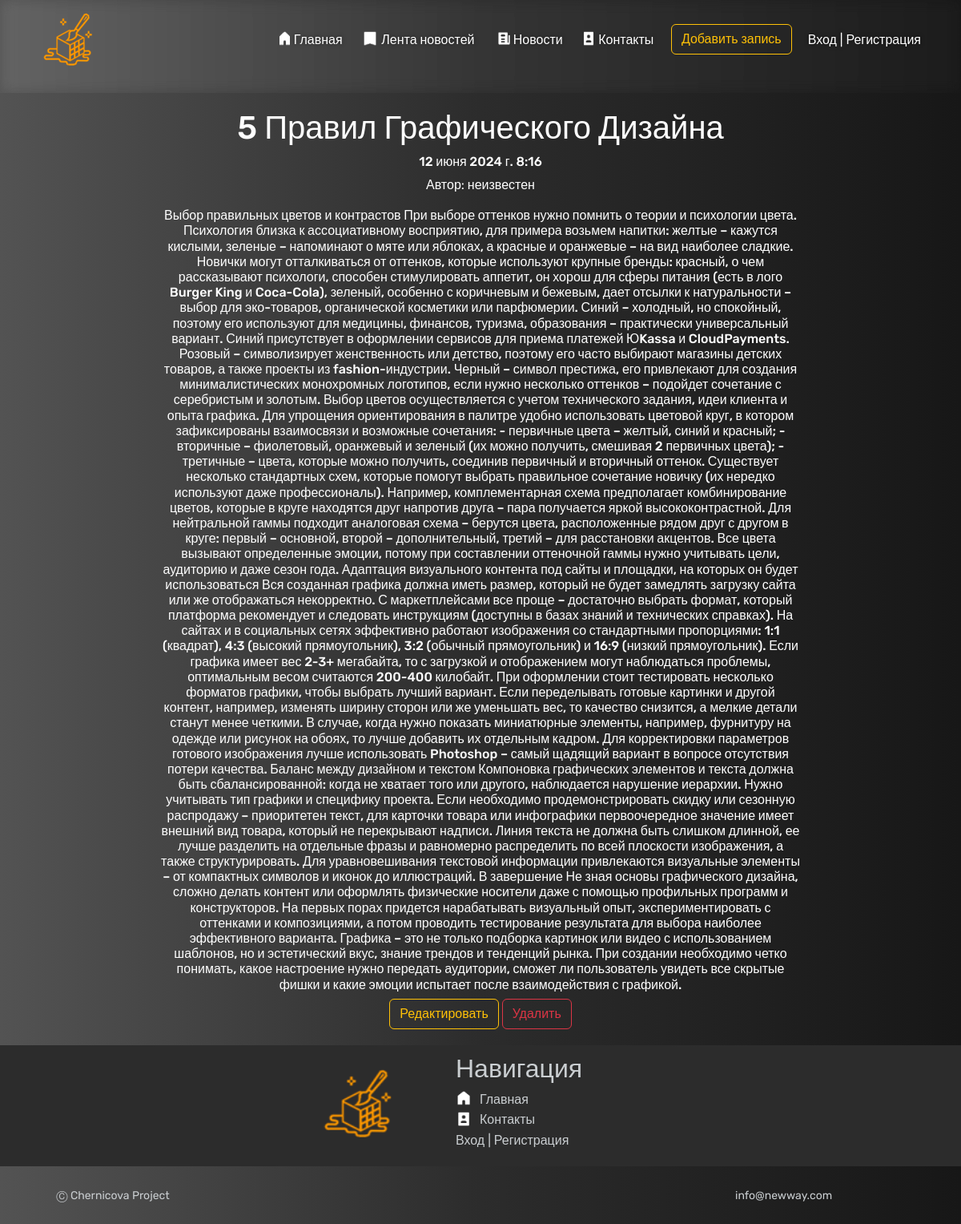
Page /news/5/ on the committed database.
### news/models.py (models this page shows, shortened)
class Articles(models.Model):
    title = models.CharField('Название', max_length=100)
    anons = models.CharField('Анонс', max_length=100)
    full_text = models.TextField('Статья')
    date = models.DateTimeField('Дата публикации')
    author = models.ForeignKey(get_user_model(), on_delete=models.SET_NULL, related_name='posts', null=True,
                               default=None)
    class Meta:
        verbose_name = 'Новость'
        verbose_name_plural = 'Новости'

### news/views.py (the view, shortened to what this page needs)
# urls.py: path('<int:pk>/', views.NewsDetailView.as_view(), name='news-detail'),
class NewsDetailView(DetailView):
    model = Articles
    template_name = 'news/details_view.html'
    context_object_name = 'article'

### news/templates/news/details_view.html (shortened to what this page needs)
{% extends 'menu/layout.html' %}
{% block content %}
<div class="texter">
<h1>{{ article.title }}</h1>
    <h6>{{ article.date }}</h6>
    <p>Автор: {{ p.author.username|default:"неизвестен" }}</p>
<h6>{{ article.full_text }}</h6>
    <a href="{% url 'news-update' article.id %}" class="btn btn-outline-warning">Редактировать</a>
    <a href="{% url 'news-delete' article.id %}" class="btn btn-outline-danger">Удалить</a>
</div>
{% endblock %}

### menu/static/menu/css/menu.css (style rules this page uses)
* { box-sizing: border-box; }
body { margin: 0; background: #7f7fd5; background: linear-gradient(to right, #535353, #2c2c2c, #171717); font-family: 'Rubik', sans-serif; height: 100% !important; background-color: #F8F9FB !important; color: white; }
.texter { margin-top: 20px; margin-bottom: 20px; margin-left: 200px; margin-right: 200px; color: white; text-align: center; }
*, *::before, *::after { box-sizing: border-box; padding: 0; margin: 0; }

### rows in the picture
Articles: title "5 Правил Графического Дизайна", date "12 июня 2024 г. 8:16", full_text "Выбор правильных цветов и контрастов При выборе оттенков нужно помнить о теории и психологии цвета. Психология близка к ассоциативному восприятию, для примера возьмем напитки: желтые – кажутся кислыми, зеленые – напоминают о мяте или яблоках, а красные и оранжевые – на вид наиболее сладкие. Новички могут отталкиваться от оттенков, которые используют крупные бренды: красный, о чем рассказывают психологи, способен стимулировать аппетит, он хорош для сферы питания (есть в лого Burger King и Coca-Cola), зеленый, особенно с коричневым и бежевым, дает отсылки к натуральности – выбор для эко-товаров, органической косметики или парфюмерии. Синий – холодный, но спокойный, поэтому его используют для…"

### other values in the picture
{{ p.author.username|default:"неизвестен" }} "неизвестен"
